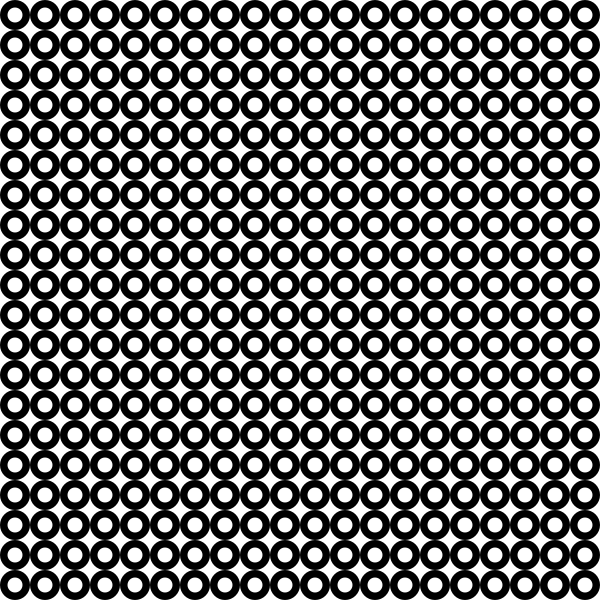
Frame 1 (no input)
Frame 60 (the mouse pressed at the canvas centre just before this capture): identical to frame 1, image omitted
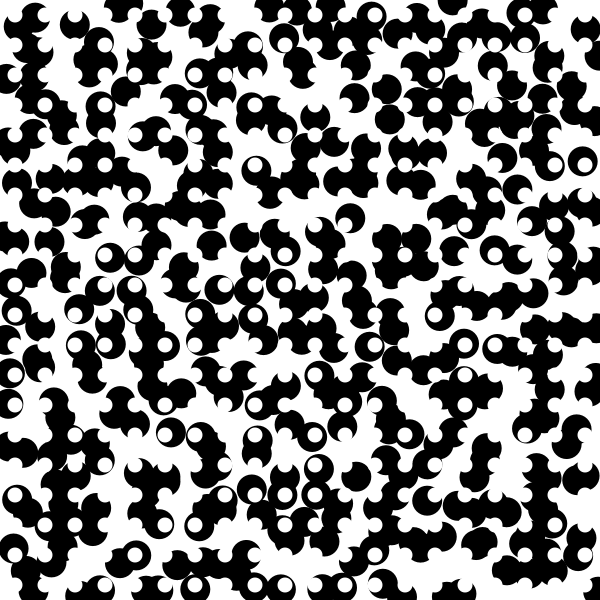
Frame 120 (the mouse held since frame 60 and released just before this capture)

The Processing sketch that drew these frames (run headless with seeded random() and noise(); from frame 60 on, the mouse is pressed at the canvas centre):

// Processing sketch: sketch_210612a
// ── sketch_210612a.pde

color moduleColorBackground = color(0);
color moduleColorForeground = color(255);

color moduleAlphaBackground = 100;
color moduleAlphaForeground = 100;

float moduleRadiusBackground = 30;
float moduleRadiusForeground = 15;

color backColor = color(255);

float tileCount = 20;
int actRandomSeed = 0;

void setup() {
  size(600, 600);
}

void draw() {
  translate(width/tileCount/2, height/tileCount/2);

  colorMode(HSB, 360, 100, 100, 100);
  background(backColor);
  smooth();
  noStroke();

  randomSeed(actRandomSeed);

  for (int gridY = 0; gridY < tileCount; gridY++) {
    for (int gridX = 0; gridX < tileCount; gridX++) {
      float posX = width/tileCount*gridX;
      float posY = height/tileCount*gridY;

      float shiftX = random(-1, 1) * mouseX / 20;
      float shiftY = random(-1, 1) * mouseY / 20;

      fill(moduleColorBackground, moduleAlphaBackground);
      ellipse(posX+shiftX, posY+shiftY, moduleRadiusBackground, moduleRadiusBackground);
    }
  }

  for (int gridY = 0; gridY < tileCount; gridY++) {
    for (int gridX = 0; gridX < tileCount; gridX++) {
      float posX = width/tileCount * gridX;
      float posY = height/tileCount * gridY;

      fill(moduleColorForeground, moduleAlphaForeground);
      ellipse(posX, posY, moduleRadiusForeground, moduleRadiusForeground);
    }
  }
}

void mousePressed () {
  actRandomSeed = (int) random(100000);
}

void keyReleased(){
  if (key == '1'){
    if (moduleColorBackground == color(0)) {
      moduleColorBackground = color(273, 73, 51);
    } 
    else {
      moduleColorBackground = color(0);
    } 
  }
  if (key == '2'){
    if (moduleColorForeground == color(360)) {
      moduleColorForeground = color(323, 100, 77);
    } 
    else {
      moduleColorForeground = color(360);
    } 
  }

  if (key == '3'){
    if (moduleAlphaBackground == 100) {
      moduleAlphaBackground = 50;
      moduleAlphaForeground = 50;
    } 
    else {
      moduleAlphaBackground = 100;
      moduleAlphaForeground = 100;
    } 
  }


  if (key == '0'){  
    moduleColorBackground = color(0);
    moduleColorForeground = color(360);
    moduleAlphaBackground = 100;
    moduleAlphaForeground = 100;
    moduleRadiusBackground = 20;
    moduleRadiusForeground = 10;
  }

  if (keyCode == UP) moduleRadiusBackground += 2;
  if (keyCode == DOWN) moduleRadiusBackground = max(moduleRadiusBackground-2, 10);
  if (keyCode == LEFT) moduleRadiusForeground = max(moduleRadiusForeground-2, 5);
  if (keyCode == RIGHT) moduleRadiusForeground += 2;

}
